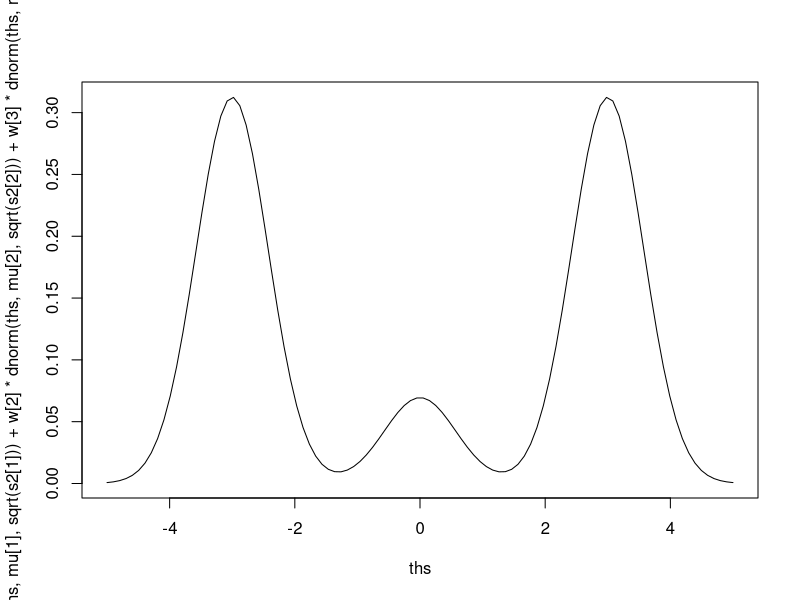
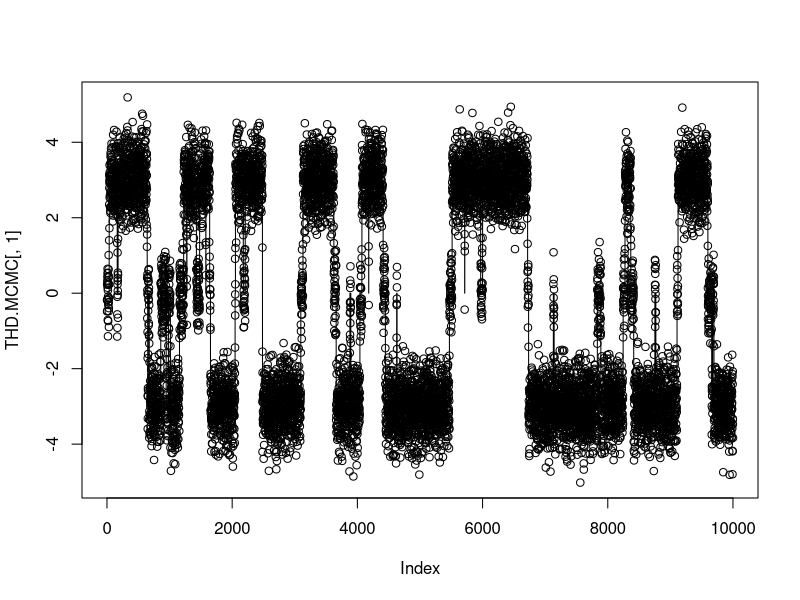
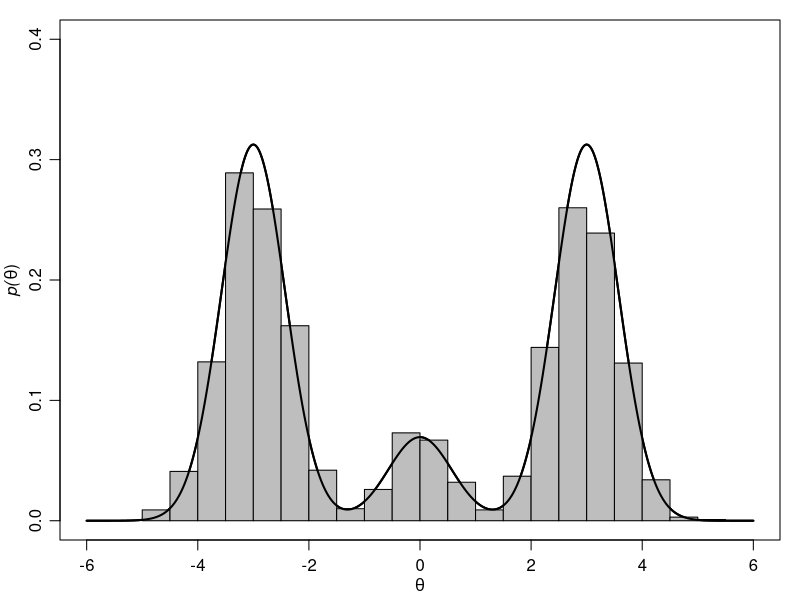

Reproduce these figures in R, in order.
mu<-c(-3,0,3)
s2<-c(.33,.33,.33)
w<-c(.45,.1,.45)

ths<-seq(-5,5,length=100)
plot(ths, w[1]*dnorm(ths,mu[1],sqrt(s2[1])) +
       w[2]*dnorm(ths,mu[2],sqrt(s2[2])) +
       w[3]*dnorm(ths,mu[3],sqrt(s2[3])) ,type="l" )



#### MC Sampling
set.seed(1)
S<-2000
d<-sample(1:3,S, prob=w,replace=TRUE)
th<-rnorm(S,mu[d],sqrt(s2[d]))
THD.MC<-cbind(th,d)
####

#### MCMC sampling
th<-0
THD.MCMC<-NULL
S<-10000
set.seed(1)
for(s in 1:S) {
  d<-sample(1:3 ,1,prob= w*dnorm(th,mu,sqrt(s2))   )
  th<-rnorm(1,mu[d],sqrt(s2[d]) )
  THD.MCMC<-rbind(THD.MCMC,c(th,d) )
}

plot(THD.MCMC[,1])
lines( mu[THD.MCMC[,2]])

###
#pdf("fig6_4.pdf",family="Times",height=3.5,width=7)
par(mfrow=c(1,1),mar=c(3,3,1,1),mgp=c(1.75,.75,0))
ths<-seq(-6,6,length=1000)
plot(ths, w[1]*dnorm(ths,mu[1],sqrt(s2[1])) +
       w[2]*dnorm(ths,mu[2],sqrt(s2[2])) +
       w[3]*dnorm(ths,mu[3],sqrt(s2[3])) ,type="l" , xlab=expression(theta),ylab=
       expression( paste( italic("p("),theta,")",sep="") ),lwd=2 ,ylim=c(0,.40))
hist(THD.MC[,1],add=TRUE,prob=TRUE,nclass=20,col="gray")
lines( ths, w[1]*dnorm(ths,mu[1],sqrt(s2[1])) +
         w[2]*dnorm(ths,mu[2],sqrt(s2[2])) +
         w[3]*dnorm(ths,mu[3],sqrt(s2[3])),lwd=2 )
#dev.off()